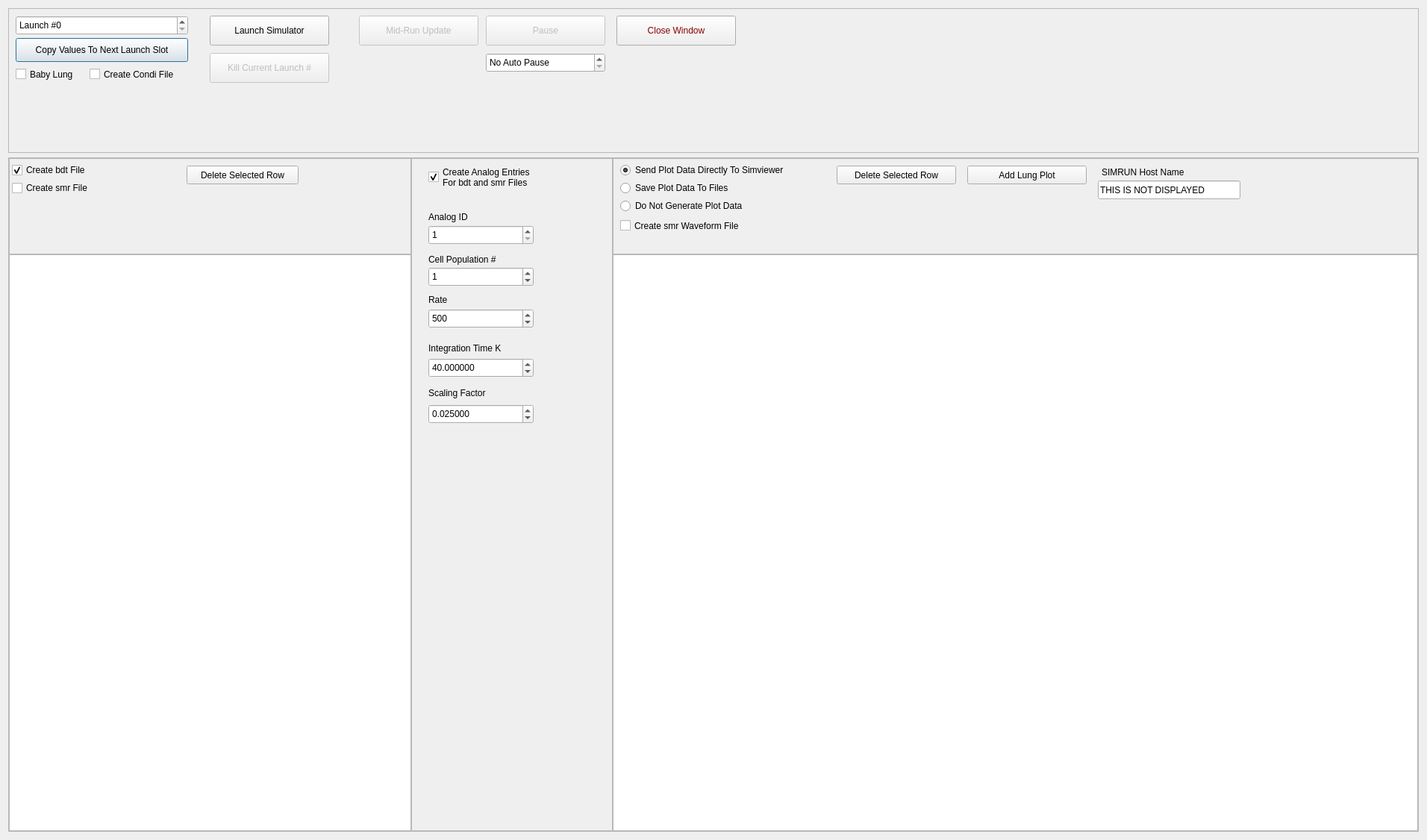
<?xml version="1.0" encoding="UTF-8"?>
<ui version="4.0">
 <class>launchWindow</class>
 <widget class="QDialog" name="launchWindow">
  <property name="geometry">
   <rect>
    <x>0</x>
    <y>0</y>
    <width>1912</width>
    <height>1126</height>
   </rect>
  </property>
  <property name="windowTitle">
   <string>Simulator Launcher Control</string>
  </property>
  <property name="windowIcon">
   <iconset resource="simbuild.qrc">
    <normaloff>:/simbuild.png</normaloff>:/simbuild.png</iconset>
  </property>
  <layout class="QVBoxLayout" name="verticalLayout" stretch="3,14">
   <item>
    <widget class="QFrame" name="launchTopFrame">
     <property name="frameShape">
      <enum>QFrame::StyledPanel</enum>
     </property>
     <property name="frameShadow">
      <enum>QFrame::Raised</enum>
     </property>
     <widget class="QPushButton" name="launchCopyToNextButton">
      <property name="geometry">
       <rect>
        <x>10</x>
        <y>40</y>
        <width>231</width>
        <height>32</height>
       </rect>
      </property>
      <property name="text">
       <string>Copy Values To Next Launch Slot</string>
      </property>
     </widget>
     <widget class="QSpinBox" name="launchNum">
      <property name="geometry">
       <rect>
        <x>10</x>
        <y>10</y>
        <width>231</width>
        <height>26</height>
       </rect>
      </property>
      <property name="prefix">
       <string>Launch #</string>
      </property>
      <property name="maximum">
       <number>20</number>
      </property>
     </widget>
     <widget class="QCheckBox" name="lungCheck">
      <property name="geometry">
       <rect>
        <x>10</x>
        <y>77</y>
        <width>141</width>
        <height>23</height>
       </rect>
      </property>
      <property name="text">
       <string>Baby Lung</string>
      </property>
     </widget>
     <widget class="QCheckBox" name="condiCheck">
      <property name="geometry">
       <rect>
        <x>109</x>
        <y>77</y>
        <width>141</width>
        <height>23</height>
       </rect>
      </property>
      <property name="text">
       <string>Create Condi File</string>
      </property>
     </widget>
     <widget class="QPushButton" name="launchKill">
      <property name="enabled">
       <bool>false</bool>
      </property>
      <property name="geometry">
       <rect>
        <x>270</x>
        <y>60</y>
        <width>160</width>
        <height>40</height>
       </rect>
      </property>
      <property name="text">
       <string>Kill Current Launch #</string>
      </property>
     </widget>
     <widget class="QSpinBox" name="autoPause">
      <property name="geometry">
       <rect>
        <x>640</x>
        <y>60</y>
        <width>160</width>
        <height>26</height>
       </rect>
      </property>
      <property name="toolTip">
       <string>&lt;html&gt;&lt;head/&gt;&lt;body&gt;&lt;p&gt;Pause the simulation of this many seconds of simulation time has elapsed.&lt;/p&gt;&lt;p&gt;You can increase this during the pause to have the simulation pause again later.&lt;/p&gt;&lt;/body&gt;&lt;/html&gt;</string>
      </property>
      <property name="frame">
       <bool>true</bool>
      </property>
      <property name="buttonSymbols">
       <enum>QAbstractSpinBox::UpDownArrows</enum>
      </property>
      <property name="specialValueText">
       <string>No Auto Pause</string>
      </property>
      <property name="suffix">
       <string> secs </string>
      </property>
      <property name="prefix">
       <string>Pause after </string>
      </property>
      <property name="minimum">
       <number>0</number>
      </property>
      <property name="singleStep">
       <number>1</number>
      </property>
      <property name="value">
       <number>0</number>
      </property>
     </widget>
     <widget class="QPushButton" name="launchButton">
      <property name="geometry">
       <rect>
        <x>270</x>
        <y>10</y>
        <width>160</width>
        <height>40</height>
       </rect>
      </property>
      <property name="sizePolicy">
       <sizepolicy hsizetype="Preferred" vsizetype="Fixed">
        <horstretch>0</horstretch>
        <verstretch>0</verstretch>
       </sizepolicy>
      </property>
      <property name="minimumSize">
       <size>
        <width>0</width>
        <height>40</height>
       </size>
      </property>
      <property name="text">
       <string>Launch Simulator</string>
      </property>
     </widget>
     <widget class="QPushButton" name="pauseResume">
      <property name="enabled">
       <bool>false</bool>
      </property>
      <property name="geometry">
       <rect>
        <x>640</x>
        <y>10</y>
        <width>160</width>
        <height>40</height>
       </rect>
      </property>
      <property name="minimumSize">
       <size>
        <width>0</width>
        <height>0</height>
       </size>
      </property>
      <property name="text">
       <string>Pause</string>
      </property>
     </widget>
     <widget class="QPushButton" name="midRunUpdateButton">
      <property name="enabled">
       <bool>false</bool>
      </property>
      <property name="geometry">
       <rect>
        <x>470</x>
        <y>10</y>
        <width>160</width>
        <height>40</height>
       </rect>
      </property>
      <property name="minimumSize">
       <size>
        <width>0</width>
        <height>0</height>
       </size>
      </property>
      <property name="text">
       <string>Mid-Run Update</string>
      </property>
     </widget>
     <widget class="QPushButton" name="launchCancel">
      <property name="geometry">
       <rect>
        <x>815</x>
        <y>10</y>
        <width>160</width>
        <height>40</height>
       </rect>
      </property>
      <property name="minimumSize">
       <size>
        <width>0</width>
        <height>0</height>
       </size>
      </property>
      <property name="toolTip">
       <string>This closed this window. It does not stop the simulation.</string>
      </property>
      <property name="styleSheet">
       <string notr="true">color: darkred;
font-style:bold
</string>
      </property>
      <property name="text">
       <string>Close Window</string>
      </property>
     </widget>
     <zorder>launchNum</zorder>
     <zorder>launchCopyToNextButton</zorder>
     <zorder>lungCheck</zorder>
     <zorder>condiCheck</zorder>
     <zorder>launchKill</zorder>
     <zorder>autoPause</zorder>
     <zorder>launchButton</zorder>
     <zorder>pauseResume</zorder>
     <zorder>midRunUpdateButton</zorder>
     <zorder>launchCancel</zorder>
    </widget>
   </item>
   <item>
    <widget class="QFrame" name="launchMiddleFrame">
     <property name="frameShape">
      <enum>QFrame::StyledPanel</enum>
     </property>
     <property name="frameShadow">
      <enum>QFrame::Plain</enum>
     </property>
     <layout class="QHBoxLayout" name="horizontalLayout" stretch="2,1,4">
      <property name="spacing">
       <number>0</number>
      </property>
      <property name="leftMargin">
       <number>0</number>
      </property>
      <property name="topMargin">
       <number>0</number>
      </property>
      <property name="rightMargin">
       <number>0</number>
      </property>
      <property name="bottomMargin">
       <number>0</number>
      </property>
      <item>
       <widget class="QFrame" name="launchBDTFrame">
        <property name="frameShape">
         <enum>QFrame::NoFrame</enum>
        </property>
        <property name="frameShadow">
         <enum>QFrame::Raised</enum>
        </property>
        <layout class="QVBoxLayout" name="verticalLayout_3" stretch="4,24">
         <property name="spacing">
          <number>0</number>
         </property>
         <property name="leftMargin">
          <number>0</number>
         </property>
         <property name="topMargin">
          <number>0</number>
         </property>
         <property name="rightMargin">
          <number>0</number>
         </property>
         <property name="bottomMargin">
          <number>0</number>
         </property>
         <item>
          <widget class="QFrame" name="bdtTopFrame">
           <property name="frameShape">
            <enum>QFrame::StyledPanel</enum>
           </property>
           <property name="frameShadow">
            <enum>QFrame::Plain</enum>
           </property>
           <widget class="QPushButton" name="bdtDelSelected">
            <property name="geometry">
             <rect>
              <x>238</x>
              <y>10</y>
              <width>150</width>
              <height>25</height>
             </rect>
            </property>
            <property name="text">
             <string>Delete Selected Row</string>
            </property>
           </widget>
           <widget class="QCheckBox" name="selLaunchBdt">
            <property name="geometry">
             <rect>
              <x>4</x>
              <y>6</y>
              <width>221</width>
              <height>20</height>
             </rect>
            </property>
            <property name="toolTip">
             <string>Create a bdt file. This will use a step time value of 0.5 milliseconds and ignore the value in the global step size.</string>
            </property>
            <property name="text">
             <string>Create bdt File</string>
            </property>
            <property name="checked">
             <bool>true</bool>
            </property>
           </widget>
           <widget class="QCheckBox" name="selLaunchSmr">
            <property name="geometry">
             <rect>
              <x>4</x>
              <y>30</y>
              <width>221</width>
              <height>20</height>
             </rect>
            </property>
            <property name="toolTip">
             <string>&lt;html&gt;&lt;head/&gt;&lt;body&gt;&lt;p&gt;Create an smr file. This is a file that the spike2 program can read. This is a product of Cambridge Electronic Design Limited.&lt;/p&gt;&lt;/body&gt;&lt;/html&gt;</string>
            </property>
            <property name="text">
             <string>Create smr File</string>
            </property>
            <property name="checked">
             <bool>false</bool>
            </property>
           </widget>
          </widget>
         </item>
         <item>
          <widget class="QFrame" name="bdtBotFrame">
           <property name="frameShape">
            <enum>QFrame::NoFrame</enum>
           </property>
           <property name="frameShadow">
            <enum>QFrame::Plain</enum>
           </property>
           <property name="lineWidth">
            <number>1</number>
           </property>
           <layout class="QVBoxLayout" name="verticalLayout_5">
            <property name="spacing">
             <number>0</number>
            </property>
            <property name="leftMargin">
             <number>0</number>
            </property>
            <property name="topMargin">
             <number>0</number>
            </property>
            <property name="rightMargin">
             <number>0</number>
            </property>
            <property name="bottomMargin">
             <number>0</number>
            </property>
            <item>
             <widget class="QTableView" name="launchBdtList">
              <property name="editTriggers">
               <set>QAbstractItemView::AnyKeyPressed|QAbstractItemView::CurrentChanged|QAbstractItemView::DoubleClicked|QAbstractItemView::EditKeyPressed</set>
              </property>
              <property name="dragEnabled">
               <bool>true</bool>
              </property>
              <property name="dragDropOverwriteMode">
               <bool>false</bool>
              </property>
              <property name="dragDropMode">
               <enum>QAbstractItemView::InternalMove</enum>
              </property>
              <property name="defaultDropAction">
               <enum>Qt::MoveAction</enum>
              </property>
              <property name="alternatingRowColors">
               <bool>true</bool>
              </property>
              <property name="selectionMode">
               <enum>QAbstractItemView::SingleSelection</enum>
              </property>
              <property name="selectionBehavior">
               <enum>QAbstractItemView::SelectRows</enum>
              </property>
              <property name="sortingEnabled">
               <bool>true</bool>
              </property>
              <attribute name="horizontalHeaderHighlightSections">
               <bool>false</bool>
              </attribute>
             </widget>
            </item>
           </layout>
          </widget>
         </item>
        </layout>
       </widget>
      </item>
      <item>
       <widget class="QFrame" name="launchAnalogFrame">
        <property name="frameShape">
         <enum>QFrame::StyledPanel</enum>
        </property>
        <property name="frameShadow">
         <enum>QFrame::Plain</enum>
        </property>
        <widget class="QCheckBox" name="selLaunchAnalog">
         <property name="geometry">
          <rect>
           <x>23</x>
           <y>5</y>
           <width>211</width>
           <height>41</height>
          </rect>
         </property>
         <property name="toolTip">
          <string>&lt;html&gt;&lt;head/&gt;&lt;body&gt;&lt;p&gt;Add analog entries to the .bdt/.edt file. Note, if you do not create a .bdt/.edt file, the analog entries will not be saved.&lt;/p&gt;&lt;/body&gt;&lt;/html&gt;</string>
         </property>
         <property name="text">
          <string>Create Analog Entries
For bdt and smr Files</string>
         </property>
         <property name="checked">
          <bool>true</bool>
         </property>
        </widget>
        <widget class="QSpinBox" name="analogId">
         <property name="geometry">
          <rect>
           <x>23</x>
           <y>90</y>
           <width>141</width>
           <height>26</height>
          </rect>
         </property>
         <property name="minimum">
          <number>1</number>
         </property>
         <property name="maximum">
          <number>3</number>
         </property>
        </widget>
        <widget class="QDoubleSpinBox" name="analogIntTime">
         <property name="geometry">
          <rect>
           <x>23</x>
           <y>268</y>
           <width>141</width>
           <height>26</height>
          </rect>
         </property>
         <property name="decimals">
          <number>6</number>
         </property>
         <property name="maximum">
          <double>1000.000000000000000</double>
         </property>
         <property name="value">
          <double>40.000000000000000</double>
         </property>
        </widget>
        <widget class="QSpinBox" name="analogRate">
         <property name="geometry">
          <rect>
           <x>23</x>
           <y>202</y>
           <width>141</width>
           <height>26</height>
          </rect>
         </property>
         <property name="minimum">
          <number>1</number>
         </property>
         <property name="maximum">
          <number>1001</number>
         </property>
         <property name="value">
          <number>500</number>
         </property>
        </widget>
        <widget class="QSpinBox" name="analogCellPop">
         <property name="geometry">
          <rect>
           <x>23</x>
           <y>146</y>
           <width>141</width>
           <height>26</height>
          </rect>
         </property>
         <property name="maximum">
          <number>100</number>
         </property>
         <property name="value">
          <number>1</number>
         </property>
        </widget>
        <widget class="QDoubleSpinBox" name="analogScale">
         <property name="geometry">
          <rect>
           <x>23</x>
           <y>330</y>
           <width>141</width>
           <height>26</height>
          </rect>
         </property>
         <property name="decimals">
          <number>6</number>
         </property>
         <property name="maximum">
          <double>1000.000000000000000</double>
         </property>
         <property name="value">
          <double>0.025000000000000</double>
         </property>
        </widget>
        <widget class="QLabel" name="analogIdLabel">
         <property name="geometry">
          <rect>
           <x>23</x>
           <y>70</y>
           <width>64</width>
           <height>17</height>
          </rect>
         </property>
         <property name="text">
          <string>Analog ID</string>
         </property>
        </widget>
        <widget class="QLabel" name="analogCellPopLabel">
         <property name="geometry">
          <rect>
           <x>23</x>
           <y>126</y>
           <width>101</width>
           <height>20</height>
          </rect>
         </property>
         <property name="text">
          <string>Cell Population #</string>
         </property>
        </widget>
        <widget class="QLabel" name="analogRateLabel">
         <property name="geometry">
          <rect>
           <x>23</x>
           <y>181</y>
           <width>81</width>
           <height>17</height>
          </rect>
         </property>
         <property name="text">
          <string>Rate</string>
         </property>
        </widget>
        <widget class="QLabel" name="analogIntTimeLabel">
         <property name="geometry">
          <rect>
           <x>23</x>
           <y>246</y>
           <width>141</width>
           <height>17</height>
          </rect>
         </property>
         <property name="text">
          <string>Integration Time K</string>
         </property>
        </widget>
        <widget class="QLabel" name="analogScaleLabel">
         <property name="geometry">
          <rect>
           <x>23</x>
           <y>306</y>
           <width>111</width>
           <height>17</height>
          </rect>
         </property>
         <property name="text">
          <string>Scaling Factor</string>
         </property>
        </widget>
       </widget>
      </item>
      <item>
       <widget class="QFrame" name="launchSnedFrame">
        <property name="frameShape">
         <enum>QFrame::NoFrame</enum>
        </property>
        <property name="frameShadow">
         <enum>QFrame::Raised</enum>
        </property>
        <layout class="QVBoxLayout" name="verticalLayout_2" stretch="4,24">
         <property name="spacing">
          <number>0</number>
         </property>
         <property name="leftMargin">
          <number>0</number>
         </property>
         <property name="topMargin">
          <number>0</number>
         </property>
         <property name="rightMargin">
          <number>0</number>
         </property>
         <property name="bottomMargin">
          <number>0</number>
         </property>
         <item>
          <widget class="QFrame" name="snedTopFrame">
           <property name="frameShape">
            <enum>QFrame::StyledPanel</enum>
           </property>
           <property name="frameShadow">
            <enum>QFrame::Plain</enum>
           </property>
           <widget class="QRadioButton" name="selLaunchPlot">
            <property name="geometry">
             <rect>
              <x>10</x>
              <y>30</y>
              <width>280</width>
              <height>20</height>
             </rect>
            </property>
            <property name="toolTip">
             <string>&lt;html&gt;&lt;head/&gt;&lt;body&gt;&lt;p&gt;Select this option If you want to review the result of a simulation later. The simrun program will create a set of wave files. These will be displayed during the simulation and can be viewed at a later time by the simviewer program.&lt;/p&gt;&lt;p&gt;Select Send Plot Data Directly To Simviewer if you do not want to create wave files. This avoids creating a lot of files on your disk and is a bit faster.&lt;/p&gt;&lt;p&gt;Only one of these can be selected.&lt;/p&gt;&lt;/body&gt;&lt;/html&gt;</string>
            </property>
            <property name="text">
             <string>Save Plot Data To Files</string>
            </property>
            <property name="checked">
             <bool>false</bool>
            </property>
           </widget>
           <widget class="QPushButton" name="launchDelSelected">
            <property name="geometry">
             <rect>
              <x>300</x>
              <y>10</y>
              <width>160</width>
              <height>25</height>
             </rect>
            </property>
            <property name="text">
             <string>Delete Selected Row</string>
            </property>
           </widget>
           <widget class="QPushButton" name="launchAddLung">
            <property name="geometry">
             <rect>
              <x>475</x>
              <y>10</y>
              <width>160</width>
              <height>25</height>
             </rect>
            </property>
            <property name="text">
             <string>Add Lung Plot</string>
            </property>
           </widget>
           <widget class="QRadioButton" name="selLaunchPlotSocket">
            <property name="geometry">
             <rect>
              <x>10</x>
              <y>6</y>
              <width>280</width>
              <height>20</height>
             </rect>
            </property>
            <property name="toolTip">
             <string>&lt;html&gt;&lt;head/&gt;&lt;body&gt;&lt;p&gt;Select this option if you do not want to save the simulation result in wave files. If this option is selected, the simrun program will send the simulation results directly to the simviewer program.&lt;/p&gt;&lt;p&gt;Select &amp;quot;Optionally Save Plot Data To Files&amp;quot; if you want to examine the plotting data later.&lt;/p&gt;&lt;p&gt;Only one of these can be selected.&lt;/p&gt;&lt;/body&gt;&lt;/html&gt;</string>
            </property>
            <property name="text">
             <string>Send Plot Data Directly To Simviewer</string>
            </property>
            <property name="checked">
             <bool>true</bool>
            </property>
           </widget>
           <widget class="QLabel" name="hostNameLabel">
            <property name="enabled">
             <bool>true</bool>
            </property>
            <property name="geometry">
             <rect>
              <x>655</x>
              <y>10</y>
              <width>171</width>
              <height>17</height>
             </rect>
            </property>
            <property name="toolTip">
             <string>&lt;html&gt;&lt;head/&gt;&lt;body&gt;&lt;p&gt;The simulation typically runs on the same computer as the builder and viewer programs. In such a case, leave this blank. If you have install simrun on another computer, enter the host name of that computer here. It can a symbolic name or an ip address.&lt;/p&gt;&lt;/body&gt;&lt;/html&gt;</string>
            </property>
            <property name="text">
             <string>SIMRUN Host Name</string>
            </property>
           </widget>
           <widget class="QLineEdit" name="launcherHostName">
            <property name="enabled">
             <bool>true</bool>
            </property>
            <property name="geometry">
             <rect>
              <x>650</x>
              <y>30</y>
              <width>191</width>
              <height>25</height>
             </rect>
            </property>
            <property name="toolTip">
             <string>&lt;html&gt;&lt;head/&gt;&lt;body&gt;&lt;p&gt;The simulation typically runs on the same computer as the builder and viewer programs. Leave this blank if that is the case.&lt;/p&gt;&lt;p&gt;If you have install simrun on another computer, enter the host name of that computer here. It can a symbolic name or an ip address.&lt;/p&gt;&lt;/body&gt;&lt;/html&gt;</string>
            </property>
            <property name="text">
             <string>THIS IS NOT DISPLAYED</string>
            </property>
            <property name="maxLength">
             <number>64</number>
            </property>
            <property name="readOnly">
             <bool>true</bool>
            </property>
            <property name="clearButtonEnabled">
             <bool>false</bool>
            </property>
           </widget>
           <widget class="QRadioButton" name="selLaunchNoPlot">
            <property name="geometry">
             <rect>
              <x>10</x>
              <y>54</y>
              <width>280</width>
              <height>20</height>
             </rect>
            </property>
            <property name="toolTip">
             <string>&lt;html&gt;&lt;head/&gt;&lt;body&gt;&lt;p&gt;Select this option if you do not want to save the simulation result in wave files. If this option is selected, the simrun program will send the simulation results directly to the simviewer program.&lt;/p&gt;&lt;p&gt;Select &amp;quot;Optionally Save Plot Data To Files&amp;quot; if you want to examine the plotting data later.&lt;/p&gt;&lt;p&gt;Only one of these can be selected.&lt;/p&gt;&lt;/body&gt;&lt;/html&gt;</string>
            </property>
            <property name="text">
             <string>Do Not Generate Plot Data</string>
            </property>
            <property name="checked">
             <bool>false</bool>
            </property>
           </widget>
           <widget class="QCheckBox" name="selLaunchSmrWave">
            <property name="geometry">
             <rect>
              <x>10</x>
              <y>80</y>
              <width>221</width>
              <height>21</height>
             </rect>
            </property>
            <property name="toolTip">
             <string>&lt;html&gt;&lt;head/&gt;&lt;body&gt;&lt;p&gt;Create an smr file that contains the waveform values that are shown in simviewer. This is a file that the spike2 program can read.&lt;/p&gt;&lt;p&gt;This is independent of the choices above. If you select this and select Do Not Generate Plot Data, the smr file will still be created.&lt;/p&gt;&lt;/body&gt;&lt;/html&gt;</string>
            </property>
            <property name="text">
             <string>Create smr Waveform File</string>
            </property>
            <property name="checked">
             <bool>false</bool>
            </property>
           </widget>
          </widget>
         </item>
         <item>
          <widget class="QFrame" name="launchSnedBotFrame">
           <property name="sizePolicy">
            <sizepolicy hsizetype="Preferred" vsizetype="Expanding">
             <horstretch>0</horstretch>
             <verstretch>0</verstretch>
            </sizepolicy>
           </property>
           <property name="frameShape">
            <enum>QFrame::NoFrame</enum>
           </property>
           <property name="frameShadow">
            <enum>QFrame::Plain</enum>
           </property>
           <layout class="QHBoxLayout" name="horizontalLayout_2">
            <property name="spacing">
             <number>0</number>
            </property>
            <property name="leftMargin">
             <number>0</number>
            </property>
            <property name="topMargin">
             <number>0</number>
            </property>
            <property name="rightMargin">
             <number>0</number>
            </property>
            <property name="bottomMargin">
             <number>0</number>
            </property>
            <item>
             <widget class="QTableView" name="launchPlotView">
              <property name="editTriggers">
               <set>QAbstractItemView::AnyKeyPressed|QAbstractItemView::CurrentChanged|QAbstractItemView::DoubleClicked|QAbstractItemView::EditKeyPressed</set>
              </property>
              <property name="dragEnabled">
               <bool>true</bool>
              </property>
              <property name="dragDropOverwriteMode">
               <bool>false</bool>
              </property>
              <property name="dragDropMode">
               <enum>QAbstractItemView::InternalMove</enum>
              </property>
              <property name="defaultDropAction">
               <enum>Qt::MoveAction</enum>
              </property>
              <property name="alternatingRowColors">
               <bool>true</bool>
              </property>
              <property name="selectionMode">
               <enum>QAbstractItemView::SingleSelection</enum>
              </property>
              <property name="selectionBehavior">
               <enum>QAbstractItemView::SelectRows</enum>
              </property>
              <property name="sortingEnabled">
               <bool>true</bool>
              </property>
              <property name="cornerButtonEnabled">
               <bool>false</bool>
              </property>
              <attribute name="horizontalHeaderHighlightSections">
               <bool>false</bool>
              </attribute>
              <attribute name="verticalHeaderHighlightSections">
               <bool>true</bool>
              </attribute>
              <attribute name="verticalHeaderStretchLastSection">
               <bool>false</bool>
              </attribute>
             </widget>
            </item>
           </layout>
          </widget>
         </item>
        </layout>
       </widget>
      </item>
     </layout>
    </widget>
   </item>
  </layout>
 </widget>
 <tabstops>
  <tabstop>launchNum</tabstop>
  <tabstop>launchCopyToNextButton</tabstop>
  <tabstop>lungCheck</tabstop>
  <tabstop>condiCheck</tabstop>
  <tabstop>launchButton</tabstop>
  <tabstop>launchKill</tabstop>
  <tabstop>midRunUpdateButton</tabstop>
  <tabstop>pauseResume</tabstop>
  <tabstop>autoPause</tabstop>
  <tabstop>launchCancel</tabstop>
  <tabstop>selLaunchBdt</tabstop>
  <tabstop>selLaunchSmr</tabstop>
  <tabstop>bdtDelSelected</tabstop>
  <tabstop>launchBdtList</tabstop>
  <tabstop>selLaunchAnalog</tabstop>
  <tabstop>analogId</tabstop>
  <tabstop>analogCellPop</tabstop>
  <tabstop>analogRate</tabstop>
  <tabstop>analogIntTime</tabstop>
  <tabstop>analogScale</tabstop>
  <tabstop>selLaunchPlotSocket</tabstop>
  <tabstop>selLaunchPlot</tabstop>
  <tabstop>selLaunchNoPlot</tabstop>
  <tabstop>launchDelSelected</tabstop>
  <tabstop>launchPlotView</tabstop>
  <tabstop>launchAddLung</tabstop>
  <tabstop>launcherHostName</tabstop>
 </tabstops>
 <resources>
  <include location="simbuild.qrc"/>
 </resources>
 <connections/>
</ui>
